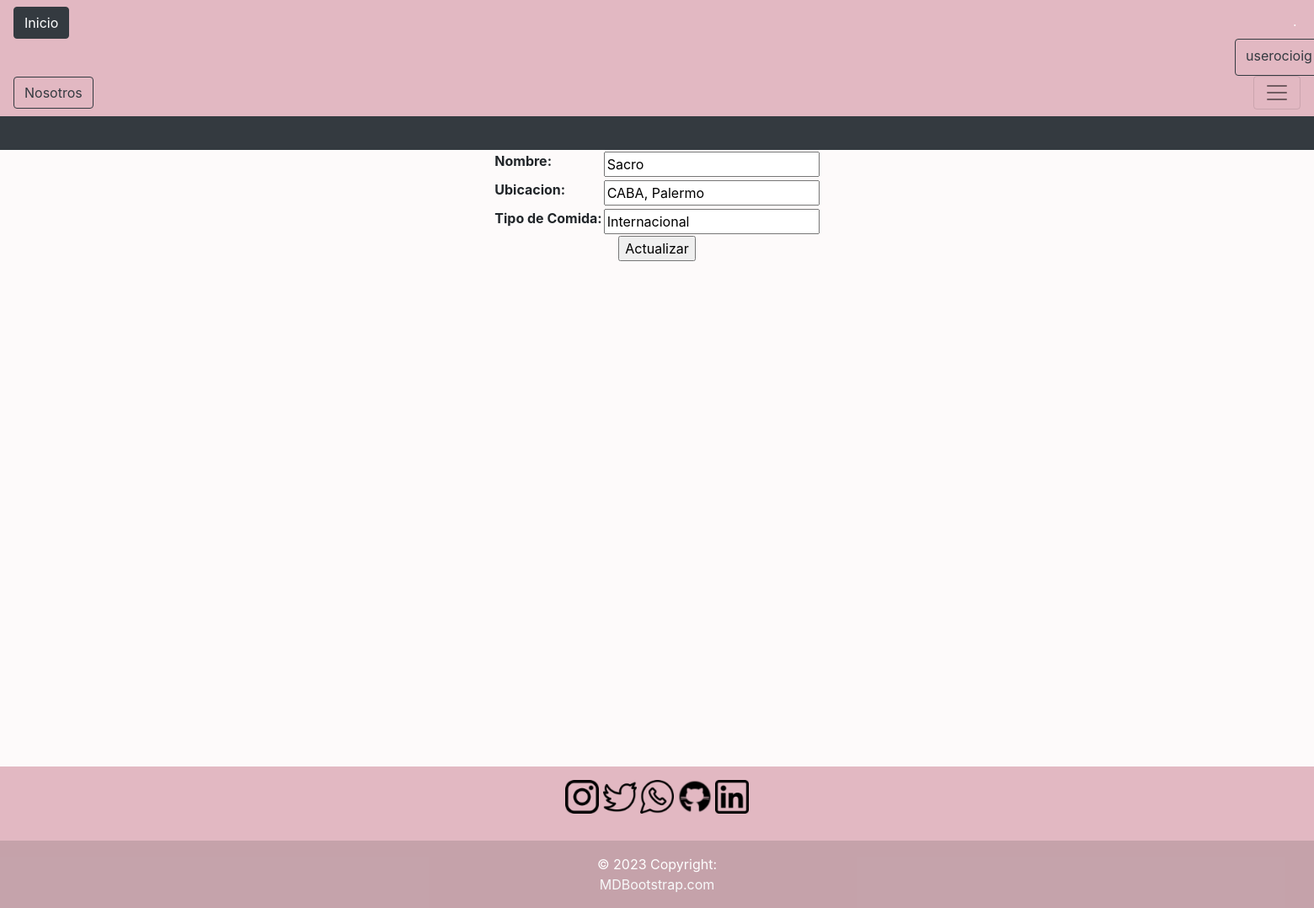
Page /market/resto-update/3/ (signed in) on the committed database.
### market/models.py (models this page shows, shortened)
class Restaurants(models.Model):
    name = models.CharField(max_length=100)
    location = models.CharField(max_length=100)
    food_type = models.CharField(max_length=100)
    class Meta:
        verbose_name = 'Restaurants'
        verbose_name_plural = 'Restaurants'

### market/views.py (the view, shortened to what this page needs)
@login_required
def update_resto(request, pk):
    resto = Restaurants.objects.get(id=pk)
    if request.method == 'GET':
        context = {
        'form': RestoForm(
            initial={
                'name': resto.name,
                'location': resto.location,
                'food_type': resto.food_type,
            }
        )
    }
        return render(request,'market/resto_update.html', context=context)
    else:
        context = {
            'form_errors': form.errors,
            'form': RestoForm()
        }
        return render(request,'market/resto_update.html', context=context)

### market/forms.py
class RestoForm(forms.Form):
    name = forms.CharField(label='Nombre', max_length=100)
    location = forms.CharField(label='Ubicacion', max_length=100)
    food_type = forms.CharField(label='Tipo de Comida', max_length=100)

### templates/market/resto_update.html (shortened to what this page needs)
{% extends 'base.html' %}
{% block content %}
<div>
    {% if form %}
        <form action="" method="POST">
            <table>
                {{form.as_table}}
            </table>
            <input type="submit" value="Actualizar">
        </form>
    {% endif %}
</div>
{% endblock %}

### templates/base.html (shortened to what this page needs)
<!DOCTYPE html>
<html lang="en">
<head>
    <link rel="stylesheet" href="https://cdn.jsdelivr.net/npm/bootstrap@4.6.2/dist/css/bootstrap.min.css"
>
</head>
<body>
    <header>
        <nav class="navbar navbar-light" style="background-color: #e2b8c2;">
            <a class="btn btn-dark" href="/">Inicio</a>
            <a href="/admin/" style="background-color:#e2b8c2"class="badge badge-dark">.</a>
            <div class="dropdown">
                <button class="btn btn-outline-dark dropdown-toggle" style="margin-left:1450px" type="button" data-toggle="dropdown" aria-expanded="false">
                    {% if request.user.is_authenticated %}
                    {{request.user.username}}
                    {% else %}
                    Usuario
                    {% endif %}
                </button>
            </div>
              <a type="button" class="btn btn-outline-dark" href="/about/">Nosotros</a>
            <button class="navbar-toggler" type="button" data-toggle="collapse" data-target="#navbarSupportedContent" aria-controls="navbarSupportedContent" aria-expanded="false" aria-label="Toggle navigation">
                <span class="navbar-toggler-icon"></span>
            </button>
        </nav>
        <span class="d-block p-2 bg-dark text-white">
        </span>
    </header>
    {% block content %}
    {% endblock %}
        <footer class="bg-muted text-center text-white" style="margin-top:600px;">
        <div class="container p-3 pb-0">
            <section class="mb-3">
            <a href="https://www.instagram.com/"><img src="/media/icon/instagram.ico" width="40" height="40" role="button"></a>
            <a href="https://www.twitter.com/"><img src="/media/icon/twitter.ico" width="40" height="40" role="button"></a>
            <a href="https://www.whatsapp.com/"><img src="/media/icon/whatsapp.ico" width="40" height="40" role="button"></a>
            <a href="https://www.github.com/accccastle/"><img src="/media/icon/github1.ico" width="40" height="40" role="button"></a>
            <a href="https://www.linkedin.com/"><img src="/media/icon/linkedin.ico" width="40" height="40" role="button"></a>
            </section>
        </div>
        <div class="text-center p-3" style="background-color: rgba(83, 77, 77, 0.2);">
            © 2023 Copyright:
            <a class="text-light" href="https://mdbootstrap.com/">MDBootstrap.com</a>
        </div>
        </footer>
</body>
</html>

### templates/base.html (style rules this page uses)
body { background-color: rgb(253, 250, 250); }
footer { background-color:#e2b8c2; }

### templates/market/resto_update.html (style rules this page uses)
div { display: flex; flex-direction:column; justify-content:center; align-items:center; }
form { display: flex; flex-direction:column; justify-content:center; align-items:center; }

### rows in the picture
Restaurants: name "Sacro", location "CABA, Palermo", food_type "Internacional"

### other values in the picture
{{ request.user.username }} "userocioig…"
